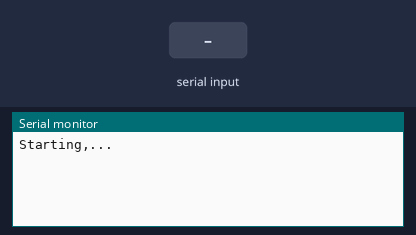
Recording of a sketch running on a simulated Arduino Uno, built with avr-gcc and run on an emulated ATmega328P. Shown: the last lines printed to the serial monitor. The test bench sets the inputs (shaded band).

Above: at 1.2 s.
1.3 s: "1" received over the second serial link
At 2.3 s:
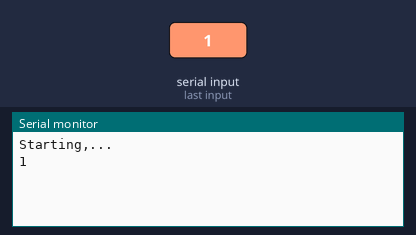
2.8 s: "0" received over the second serial link
At 3.4 s:
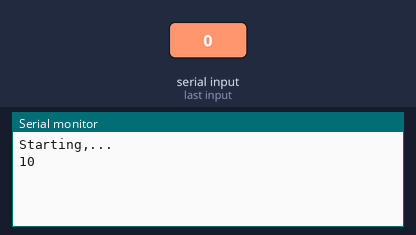

The sketch:

terminal_to_GSM.ino
```cpp
#include <SoftwareSerial.h>

SoftwareSerial gsm(9,10);

void setup() {
  // initialize serial:
  Serial.begin(9600);
  Serial.println("Starting,...");
  gsm.begin(9600);
  // reserve 200 bytes for the inputString:
//  inputString.reserve(200);
}

void loop() {
  // print the string when a newline arrives:
  delay(50);

  if(Serial.available())
  {
    while(Serial.available())
    {
      gsm.write(Serial.read());
    }
  }

  if(gsm.available())
  {
    while(gsm.available())
    {
      Serial.write(gsm.read());
    }
  }


}
```

Measured:
- after the input at 1.3 s, the serial monitor: prints a new line at once (image 1)
- after the input at 2.8 s, the serial monitor: prints a new line at once (image 2)
